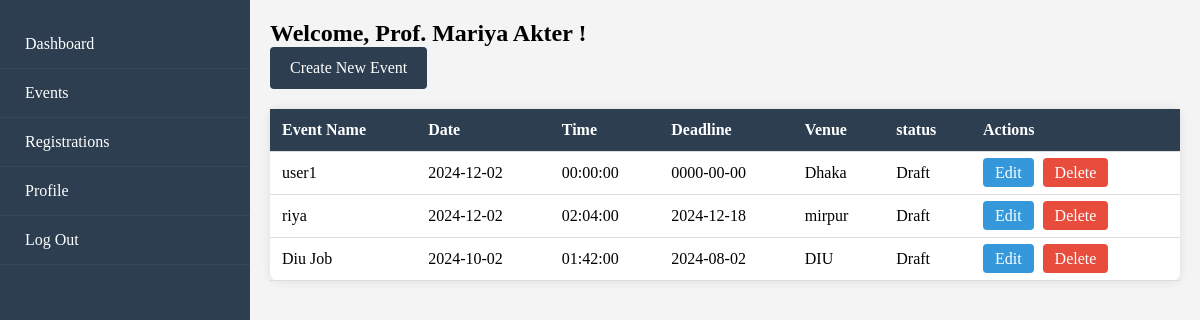
The app's page /pages/event.php (signed in) with its own data.
### tables this page shows
CREATE TABLE `events` (
  `id` int(11) NOT NULL,
  `name` varchar(150) NOT NULL,
  `description` text NOT NULL,
  `category` enum('Academic','Cultural','Sports','Social','Technical') NOT NULL,
  `organizer_id` int(11) NOT NULL,
  `date` date NOT NULL,
  `start_time` time NOT NULL,
  `end_time` time NOT NULL,
  `venue` varchar(150) DEFAULT NULL,
  `registration_deadline` date DEFAULT NULL,
  `max_participants` int(11) DEFAULT NULL,
  `is_approved` tinyint(1) DEFAULT 0,
  `status` enum('Draft','Published','Completed','Cancelled') DEFAULT 'Draft',
  `created_at` timestamp NOT NULL DEFAULT current_timestamp(),
  `updated_at` timestamp NOT NULL DEFAULT current_timestamp() ON UPDATE current_timestamp()
);

### pages/event.php (the view, shortened to what this page needs)
<?php
include('../includes/db.php');
?>
<!DOCTYPE html>
<html lang="en">
<head>
</head>
<body>
    <div class="wrapper">
        <div class="sidebar">
        <?php include 'sidebar.php'; ?>
        </div>
        <div class="main-content">
            <h2>Welcome, Prof. <?php echo $_SESSION['name']; ?>!</h2>
            <a href="create_event.php" class="create-btn">Create New Event</a>
            <table class="event-table">
                <thead>
                    <tr>
                        <th>Event Name</th>
                        <th>Date</th>
                        <th>Time</th>
                        <th>Deadline</th>
                        <th>Venue</th>
                        <th>status</th>
                        <th>Actions</th>
                    </tr>
                </thead>
                <tbody>
                    <?php
                    $sql = "SELECT * FROM Events WHERE organizer_id = {$_SESSION['user_id']}";
                    $result = $conn->query($sql);
                    while ($row = $result->fetch_assoc()) {
                        echo "<tr>";
                        echo "<td>{$row['name']}</td>";
                        echo "<td>{$row['date']}</td>";
                        echo "<td>{$row['start_time']}</td>";
                        echo "<td>{$row['registration_deadline']}</td>";
                        echo "<td>{$row['venue']}</td>";
                        echo "<td>{$row['status']}</td>";
                        echo "<td>
                                <a href='edit_event.php?id={$row['id']}' class='action-btn edit-btn'>Edit</a>
                                <a href='../actions/delete_event.php?id={$row['id']}' class='action-btn delete-btn' onclick='return confirm(\"Are you sure?\")'>Delete</a>
                            </td>";
                        echo "</tr>";
                    }
                    ?>
                </tbody>
            </table>
        </div>
    </div>
</body>
</html>

### includes/sidebar.php (shortened to what this page needs)
<!DOCTYPE html>
<html lang="en">
<head>
</head>
<body>
<div class="sidebar">
    <ul>
        <li><a href="faculty_dashboard.php">Dashboard</a></li>
        <li><a href="event.php">Events</a></li>
        <li><a href="registration_list.php">Registrations</a></li>
        <li><a href="profile.php">Profile</a></li>
        <li><a href="../actions/logout_action.php">Log Out</a></li>
    </ul>
</div>
</body>
</html>

### pages/event.php (style rules this page uses)
* { margin: 0; padding: 0; box-sizing: border-box; }
.wrapper { display: flex; min-height: 100vh; }
.main-content { flex: 1; margin-left: 250px; padding: 20px; background: #f4f4f4; }
.create-btn { background: #2c3e50; color: #fff; padding: 12px 20px; text-decoration: none; border-radius: 4px; display: inline-block; margin-bottom: 20px; }
.event-table { width: 100%; background: #fff; border-radius: 8px; box-shadow: 0 0 10px rgba(0,0,0,0.1); border-collapse: collapse; }
.event-table th, .event-table td { padding: 12px; text-align: left; border-bottom: 1px solid #ddd; }
.event-table th { background: #2c3e50; color: #fff; }
.action-btn { padding: 6px 12px; border-radius: 4px; text-decoration: none; margin-right: 5px; color: #fff; }
.edit-btn { background: #3498db; }
.delete-btn { background: #e74c3c; }

### includes/sidebar.php (style rules this page uses)
.sidebar { width: 250px; background: #2c3e50; height: 100vh; position: fixed; left: 0; top: 0; }
.sidebar ul { list-style: none; padding: 20px 0; }
.sidebar ul li { padding: 15px 25px; border-bottom: 1px solid #34495e; }
.sidebar ul li a { color: #fff; text-decoration: none; display: block; font-size: 16px; }

### records on screen
events: name "user1", date "2024-12-02", start_time "00:00:00", registration_deadline "0000-00-00", venue "Dhaka", status "Draft"
events: name "riya", date "2024-12-02", start_time "02:04:00", registration_deadline "2024-12-18", venue "mirpur", status "Draft"
events: name "Diu Job", date "2024-10-02", start_time "01:42:00", registration_deadline "2024-08-02", venue "DIU", status "Draft"

### other values on screen
$_SESSION['name'] "Mariya Akter"
